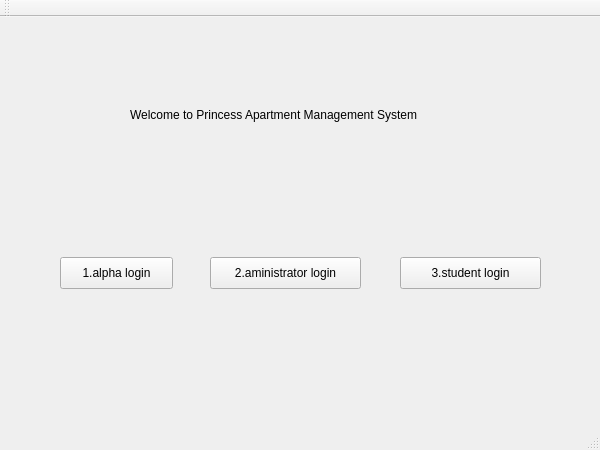
<?xml version="1.0" encoding="UTF-8"?>
<ui version="4.0">
 <class>MainWindow</class>
 <widget class="QMainWindow" name="MainWindow">
  <property name="geometry">
   <rect>
    <x>0</x>
    <y>0</y>
    <width>600</width>
    <height>450</height>
   </rect>
  </property>
  <property name="windowTitle">
   <string>MainWindow</string>
  </property>
  <widget class="QWidget" name="centralWidget">
   <widget class="QPushButton" name="pushButton">
    <property name="geometry">
     <rect>
      <x>60</x>
      <y>240</y>
      <width>113</width>
      <height>32</height>
     </rect>
    </property>
    <property name="text">
     <string>1.alpha login</string>
    </property>
   </widget>
   <widget class="QPushButton" name="pushButton_2">
    <property name="geometry">
     <rect>
      <x>210</x>
      <y>240</y>
      <width>151</width>
      <height>32</height>
     </rect>
    </property>
    <property name="text">
     <string>2.aministrator login</string>
    </property>
   </widget>
   <widget class="QPushButton" name="pushButton_3">
    <property name="geometry">
     <rect>
      <x>400</x>
      <y>240</y>
      <width>141</width>
      <height>32</height>
     </rect>
    </property>
    <property name="text">
     <string>3.student login</string>
    </property>
   </widget>
   <widget class="QLabel" name="label">
    <property name="geometry">
     <rect>
      <x>130</x>
      <y>90</y>
      <width>331</width>
      <height>16</height>
     </rect>
    </property>
    <property name="text">
     <string>Welcome to Princess Apartment Management System</string>
    </property>
   </widget>
  </widget>
  <widget class="QMenuBar" name="menuBar">
   <property name="geometry">
    <rect>
     <x>0</x>
     <y>0</y>
     <width>600</width>
     <height>22</height>
    </rect>
   </property>
  </widget>
  <widget class="QToolBar" name="mainToolBar">
   <attribute name="toolBarArea">
    <enum>TopToolBarArea</enum>
   </attribute>
   <attribute name="toolBarBreak">
    <bool>false</bool>
   </attribute>
  </widget>
  <widget class="QStatusBar" name="statusBar"/>
 </widget>
 <layoutdefault spacing="6" margin="11"/>
 <resources/>
 <connections/>
</ui>
